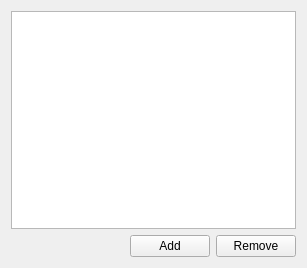
<?xml version="1.0" encoding="UTF-8"?>
<ui version="4.0">
 <class>TaskPanel</class>
 <widget class="QWidget" name="TaskPanel">
  <property name="geometry">
   <rect>
    <x>0</x>
    <y>0</y>
    <width>307</width>
    <height>268</height>
   </rect>
  </property>
  <property name="windowTitle">
   <string>Interval Schedule</string>
  </property>
  <layout class="QGridLayout" name="gridLayout">
   <item row="0" column="0">
    <layout class="QHBoxLayout" name="horizontalLayout">
     <item>
      <widget class="QTableView" name="table_view">
       <property name="sortingEnabled">
        <bool>false</bool>
       </property>
       <attribute name="horizontalHeaderStretchLastSection">
        <bool>true</bool>
       </attribute>
      </widget>
     </item>
    </layout>
   </item>
   <item row="1" column="0">
    <layout class="QHBoxLayout" name="horizontalLayout_2">
     <item>
      <spacer name="horizontalSpacer">
       <property name="orientation">
        <enum>Qt::Horizontal</enum>
       </property>
       <property name="sizeHint" stdset="0">
        <size>
         <width>40</width>
         <height>20</height>
        </size>
       </property>
      </spacer>
     </item>
     <item>
      <widget class="QPushButton" name="add_button">
       <property name="text">
        <string>Add</string>
       </property>
      </widget>
     </item>
     <item>
      <widget class="QPushButton" name="remove_button">
       <property name="text">
        <string>Remove</string>
       </property>
      </widget>
     </item>
    </layout>
   </item>
  </layout>
 </widget>
 <resources/>
 <connections/>
</ui>
